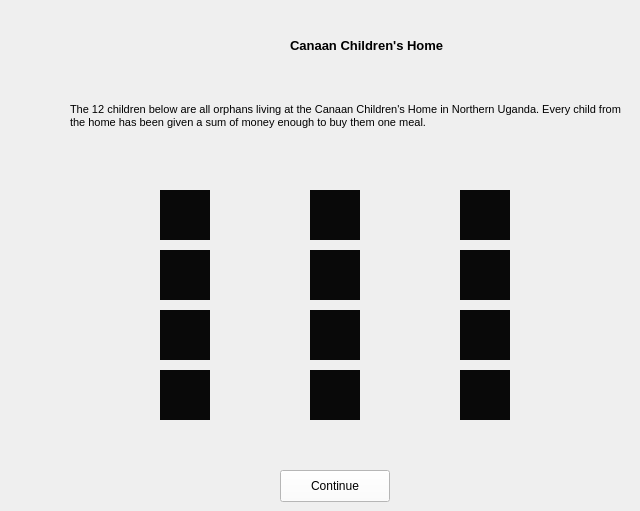
    <widget class="QWidget" name="pageBrochure">
     <widget class="QPushButton" name="brochureContinueButton">
      <property name="geometry">
       <rect>
        <x>280</x>
        <y>470</y>
        <width>110</width>
        <height>32</height>
       </rect>
      </property>
      <property name="font">
       <font>
        <family>Arial</family>
       </font>
      </property>
      <property name="autoFillBackground">
       <bool>false</bool>
      </property>
      <property name="styleSheet">
       <string notr="true">background-color: rgb(255, 255, 255);</string>
      </property>
      <property name="text">
       <string>Continue</string>
      </property>
     </widget>
     <widget class="QLabel" name="label_12">
      <property name="geometry">
       <rect>
        <x>290</x>
        <y>30</y>
        <width>191</width>
        <height>31</height>
       </rect>
      </property>
      <property name="font">
       <font>
        <family>Arial</family>
        <pointsize>10</pointsize>
        <weight>75</weight>
        <bold>true</bold>
       </font>
      </property>
      <property name="text">
       <string>Canaan Children's Home</string>
      </property>
     </widget>
     <widget class="QWidget" name="widget" native="true">
      <property name="geometry">
       <rect>
        <x>130</x>
        <y>180</y>
        <width>401</width>
        <height>251</height>
       </rect>
      </property>
      <widget class="QLabel" name="person2_12">
       <property name="geometry">
        <rect>
         <x>330</x>
         <y>190</y>
         <width>50</width>
         <height>50</height>
        </rect>
       </property>
       <property name="styleSheet">
        <string notr="true">background-color: rgb(9, 9, 9);</string>
       </property>
       <property name="text">
        <string/>
       </property>
       <property name="pixmap">
        <pixmap>Boy3.jpg</pixmap>
       </property>
       <property name="scaledContents">
        <bool>true</bool>
       </property>
      </widget>
      <widget class="QLabel" name="person3_9">
       <property name="geometry">
        <rect>
         <x>180</x>
         <y>70</y>
         <width>50</width>
         <height>50</height>
        </rect>
       </property>
       <property name="styleSheet">
        <string notr="true">background-color: rgb(9, 9, 9);</string>
       </property>
       <property name="text">
        <string/>
       </property>
       <property name="pixmap">
        <pixmap>Girl2.jpg</pixmap>
       </property>
       <property name="scaledContents">
        <bool>true</bool>
       </property>
      </widget>
      <widget class="QLabel" name="personSidetrack_2">
       <property name="geometry">
        <rect>
         <x>30</x>
         <y>10</y>
         <width>50</width>
         <height>50</height>
        </rect>
       </property>
       <property name="styleSheet">
        <string notr="true">background-color: rgb(9, 9, 9);</string>
       </property>
       <property name="text">
        <string/>
       </property>
       <property name="pixmap">
        <pixmap>Girl1.jpg</pixmap>
       </property>
       <property name="scaledContents">
        <bool>true</bool>
       </property>
      </widget>
      <widget class="QLabel" name="person1_11">
       <property name="geometry">
        <rect>
         <x>180</x>
         <y>10</y>
         <width>50</width>
         <height>50</height>
        </rect>
       </property>
       <property name="styleSheet">
        <string notr="true">background-color: rgb(9, 9, 9);</string>
       </property>
       <property name="text">
        <string/>
       </property>
       <property name="pixmap">
        <pixmap>Boy1.jpg</pixmap>
       </property>
       <property name="scaledContents">
        <bool>true</bool>
       </property>
      </widget>
      <widget class="QLabel" name="person4_9">
       <property name="geometry">
        <rect>
         <x>180</x>
         <y>130</y>
         <width>50</width>
         <height>50</height>
        </rect>
       </property>
       <property name="styleSheet">
        <string notr="true">background-color: rgb(9, 9, 9);</string>
       </property>
       <property name="text">
        <string/>
       </property>
       <property name="pixmap">
        <pixmap>Boy4.jpg</pixmap>
       </property>
       <property name="scaledContents">
        <bool>true</bool>
       </property>
      </widget>
      <widget class="QLabel" name="person4_10">
       <property name="geometry">
        <rect>
         <x>330</x>
         <y>10</y>
         <width>50</width>
         <height>50</height>
        </rect>
       </property>
       <property name="styleSheet">
        <string notr="true">background-color: rgb(9, 9, 9);</string>
       </property>
       <property name="text">
        <string/>
       </property>
       <property name="pixmap">
        <pixmap>Girl5.jpg</pixmap>
       </property>
       <property name="scaledContents">
        <bool>true</bool>
       </property>
      </widget>
      <widget class="QLabel" name="person2_8">
       <property name="geometry">
        <rect>
         <x>330</x>
         <y>70</y>
         <width>50</width>
         <height>50</height>
        </rect>
       </property>
       <property name="styleSheet">
        <string notr="true">background-color: rgb(9, 9, 9);</string>
       </property>
       <property name="text">
        <string/>
       </property>
       <property name="pixmap">
        <pixmap>Boy6.jpg</pixmap>
       </property>
       <property name="scaledContents">
        <bool>true</bool>
       </property>
      </widget>
      <widget class="QLabel" name="person5_8">
       <property name="geometry">
        <rect>
         <x>330</x>
         <y>130</y>
         <width>50</width>
         <height>50</height>
        </rect>
       </property>
       <property name="styleSheet">
        <string notr="true">background-color: rgb(9, 9, 9);</string>
       </property>
       <property name="text">
        <string/>
       </property>
       <property name="pixmap">
        <pixmap>Girl6.jpg</pixmap>
       </property>
       <property name="scaledContents">
        <bool>true</bool>
       </property>
      </widget>
      <widget class="QLabel" name="person3_10">
       <property name="geometry">
        <rect>
         <x>30</x>
         <y>190</y>
         <width>50</width>
         <height>50</height>
        </rect>
       </property>
       <property name="styleSheet">
        <string notr="true">background-color: rgb(9, 9, 9);</string>
       </property>
       <property name="text">
        <string/>
       </property>
       <property name="pixmap">
        <pixmap>Boy5.jpg</pixmap>
       </property>
       <property name="scaledContents">
        <bool>true</bool>
       </property>
      </widget>
      <widget class="QLabel" name="personFootbridgeSacrifice2_2">
       <property name="geometry">
        <rect>
         <x>30</x>
         <y>70</y>
         <width>50</width>
         <height>50</height>
        </rect>
       </property>
       <property name="styleSheet">
        <string notr="true">background-color: rgb(9, 9, 9);</string>
       </property>
       <property name="text">
        <string/>
       </property>
       <property name="pixmap">
        <pixmap>Boy2.png</pixmap>
       </property>
       <property name="scaledContents">
        <bool>true</bool>
       </property>
      </widget>
      <widget class="QLabel" name="person1_10">
       <property name="geometry">
        <rect>
         <x>30</x>
         <y>130</y>
         <width>50</width>
         <height>50</height>
        </rect>
       </property>
       <property name="styleSheet">
        <string notr="true">background-color: rgb(9, 9, 9);</string>
       </property>
       <property name="text">
        <string/>
       </property>
       <property name="pixmap">
        <pixmap>Girl4.jpg</pixmap>
       </property>
       <property name="scaledContents">
        <bool>true</bool>
       </property>
      </widget>
      <widget class="QLabel" name="person2_11">
       <property name="geometry">
        <rect>
         <x>180</x>
         <y>190</y>
         <width>50</width>
         <height>50</height>
        </rect>
       </property>
       <property name="styleSheet">
        <string notr="true">background-color: rgb(9, 9, 9);</string>
       </property>
       <property name="text">
        <string/>
       </property>
       <property name="pixmap">
        <pixmap>Girl3.jpg</pixmap>
       </property>
       <property name="scaledContents">
        <bool>true</bool>
       </property>
      </widget>
     </widget>
     <widget class="QLabel" name="instructions_4">
      <property name="geometry">
       <rect>
        <x>70</x>
        <y>70</y>
        <width>561</width>
        <height>91</height>
       </rect>
      </property>
      <property name="font">
       <font>
        <family>Arial</family>
        <pointsize>8</pointsize>
       </font>
      </property>
      <property name="text">
       <string>The 12 children below are all orphans living at the Canaan Children's Home in Northern Uganda. Every child from the home has been given a sum of money enough to buy them one meal.</string>
      </property>
      <property name="wordWrap">
       <bool>true</bool>
      </property>
     </widget>
     <widget class="QLabel" name="label_21">
      <property name="geometry">
       <rect>
        <x>0</x>
        <y>-20</y>
        <width>131</width>
        <height>91</height>
       </rect>
      </property>
      <property name="text">
       <string/>
      </property>
      <property name="pixmap">
       <pixmap>ucl-logo.jpg</pixmap>
      </property>
      <property name="scaledContents">
       <bool>true</bool>
      </property>
     </widget>
    </widget>
